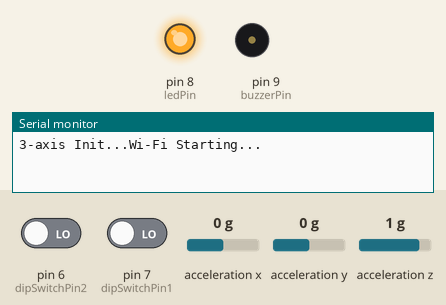
Bench run of a sketch on a simulated Arduino Uno, built with avr-gcc and run on an emulated ATmega328P. On the bench: output pins drawn as LEDs (lit = HIGH), buzzer (waves = sounding, pin HIGH), the last lines printed to the serial monitor. Wiring (inferred from the names in the program): ADXL345 accelerometer at I2C address 0x53. The test bench sets the inputs (shaded band); at power-on: pin 6 (dipSwitchPin2) LOW, pin 7 (dipSwitchPin1) LOW, acceleration x 0 g, acceleration y 0 g, acceleration z 1 g. Random numbers use the default seed unless the sketch sets one; the modem accepts every AT command (registered, SIM ready, sends succeed) and sends nothing else.

Above: at 1.2 s.
1.3 s: pin 6 (dipSwitchPin2) driven HIGH and pin 7 (dipSwitchPin1) driven HIGH
At 11.4 s:
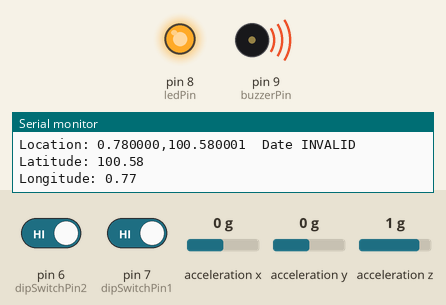
Timing chart, 0 to 12.9 s (numbered marks = the images above; inputs shaded):
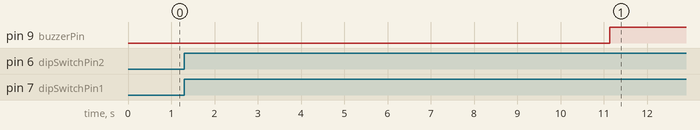

The sketch:

mainProgram.ino
```cpp
#include <SoftwareSerial.h>
#include <TinyGPS++.h>  // for GPS module
#include <Wire.h>  // for 3-axis sensor
//#include <SD.h>  // for SD card

//File myFile;
//int CS = 10;  // CS PIN for SD card

#define DEBUG true
#define DEVICE (0x53) // Device address as specified in data sheet


// ThingSpeak API key (Write)
String apiKey = "<<WRITE_API_KEY_HERE>>"; // ********************** CHANGE THIS **************************


// Create TinyGPS++ object
TinyGPSPlus gps;

static const int GPSRXPin = 4, GPSTXPin = 5;// We make pin 4 as RX & pin 5 as TX for the GPS module
static const uint32_t GPSBaud = 9600;

SoftwareSerial ss(GPSRXPin, GPSTXPin);


// WiFi Module
SoftwareSerial ESP01(2, 3); // RX, TX

// LED pin
int ledPin = 8;

// Buzzer pin
int buzzerPin = 9;

// DIP Switch Pin
int dipSwitchPin1 = 7;
int dipSwitchPin2 = 6;

// 3-axis Sensor
byte _buff[6];

char POWER_CTL = 0x2D;  //Power Control Register
char DATA_FORMAT = 0x31;
char DATAX0 = 0x32; //X-Axis Data 0
char DATAX1 = 0x33; //X-Axis Data 1
char DATAY0 = 0x34; //Y-Axis Data 0
char DATAY1 = 0x35; //Y-Axis Data 1
char DATAZ0 = 0x36; //Z-Axis Data 0
char DATAZ1 = 0x37; //Z-Axis Data 1


 void setup() {
   pinMode(buzzerPin, OUTPUT); // Buzzer
   pinMode(ledPin, OUTPUT); // LED
//   pinMode(CS, OUTPUT); // SD CARD
   pinMode(dipSwitchPin1, INPUT);  // DIP Switch (1)
   pinMode(dipSwitchPin2, INPUT);  // DIP Switch (2)
   // 3-axis sensor
   Wire.begin();        // join i2c bus (address optional for master)
   Serial.begin(57600);
   Serial.print("3-axis Init...");

   //Put the ADXL345 into +/- 4G range by writing the value 0x01 to the DATA_FORMAT register.
   writeTo(DATA_FORMAT, 0x01);

   //Put the ADXL345 into Measurement Mode by writing 0x08 to the POWER_CTL register.
   writeTo(POWER_CTL, 0x08);

   // GPS module
    Serial.begin(19200);
    ss.begin(GPSBaud);


   // WiFi
   Serial.begin(19200);
   while (!Serial) {
   }
   Serial.println("Wi-Fi Starting...");

   ESP01.begin(9600);

   // SD Card
//   Serial.begin(19200);
//   if(!SD.begin(CS)){ //Starting SD card
//    Serial.println("Failed to start SD Card...");
//   }

   // LED
   digitalWrite(ledPin, HIGH);

//   myFile = SD.open("log.txt", FILE_WRITE);
 }


//===============================================
//               MAIN PROGRAM LOOP
//===============================================

 void loop() {
  //============================
  //  START OF ACTUAL PROGRAM
  //============================

// WIFIIIIIIIIIIIIIIIIIIIIIIIIII
   // Reset ESP8266, put it into mode 1 i.e. STA only, make it join hotspot / AP,
   // establish single connection
   Serial.println();
   sendData("AT+RST\r\n",2000,DEBUG);
   sendData("AT+CWMODE=1\r\n",2000,DEBUG);
   sendData("AT+CWJAP=\"<<SSID_HERE>>\",\"<<PASSWORD_HERE>>\"\r\n",4000,DEBUG);
    // ****************************************************************** Change these!
   sendData("AT+CIPMUX=0\r\n",2000,DEBUG);
   Serial.println("hi");


////   // Issue AT commands from serial monitor, to test ESP01:
//   if (Serial.available()) {
//     // UNO receives AT commands from hardware serial/PC, and sends to software serial/ESP01.
//     ESP01.write(Serial.read());
//   }
////
//   if (ESP01.available()) {
////     // UNO receives responses from software serial/ESP01, and sends to hardware serial/PC.
//     Serial.write(ESP01.read());

//=========================================== MAIN PART

   if (digitalRead(dipSwitchPin1) == 1){
//     if(!myFile){
//       Serial.println("Opening File");
//       myFile = SD.open("log.txt", FILE_WRITE);
//     }
     int itemid = 1;
     Serial.println("Item: " + itemid);
     int x = readAccelX(); // read the x tilt
     int y = readAccelY(); // read the y tilt
     Serial.println("The value of the x tilt is: " + String(x));
     Serial.println("The value fo the x tilt is: " + String(y));
     delay(1000);
     double longVal = displayFakeInfoLong();
     double latVal = displayFakeInfoLat();
     Serial.println("Latitude: "+String(latVal));
     Serial.println("Longitude: "+String(longVal));
     if(longVal>1.31115 || latVal>103.77910 || longVal <1.30969 || latVal <103.77796){
      digitalWrite(buzzerPin, HIGH);
     } else {
      digitalWrite(buzzerPin, LOW);
     }
//     time_t t = now();
//     String logging =" ItemID: "+ String(itemid)+" Longitude: "+ String(longVal)+" Latitude: "+ String(latVal)+ " X-Tilt: "+ String(x)+" Y-Tilt: "+ String(y);
//     delay(1000);
//     if(myFile){
//       Serial.println("Writing to SD Card");
//       myFile.println("Longitude: "+ String(longVal)+" Latitude: "+ String(latVal));
//       myFile.close();
//     }
          // Make TCP connection
      String cmd = "AT+CIPSTART=\"TCP\",\"";
      cmd += "184.106.153.149"; // Thingspeak.com's IP address
      // ****************************************************************** Change this!
      cmd += "\",80\r\n";
      sendData(cmd,2000,DEBUG);

      // Prepare GET string
      String getStr = "GET /update?api_key=";
      getStr += apiKey;
      getStr +="&field1=";
      getStr += longVal;
      getStr +="&field2=";
      getStr += latVal;
      getStr += "\r\n";

      // Send data length & GET string
      ESP01.print("AT+CIPSEND=");
      ESP01.println (getStr.length());
      Serial.print("AT+CIPSEND=");
      Serial.println (getStr.length());
      delay(500);
      if( ESP01.find( ">" ) )
      {
        Serial.print(">");
        sendData(getStr,2000,DEBUG);
      }
    //
    //  // Close connection, wait a while before repeating...
      sendData("AT+CIPCLOSE",16000,DEBUG); // thingspeak needs 15 sec delay between updates
   } else if(digitalRead(dipSwitchPin2) == 1){
//       if(!myFile){
//         myFile = SD.open("log.txt", FILE_WRITE);
//       }
       int itemid = 2;
       int x = readAccelX(); // read the x tilt
       int y = readAccelY(); // read the y tilt
       Serial.println("The value of the x tilt is: " + String(x));
       Serial.println("The value fo the x tilt is: " + String(y));
       delay(2000);
//       double longVal = displayFakeInfoLong();
//       double latVal = displayFakeInfoLat();
       double longVal = 1.310;
       double latVal = 103.778;
       Serial.println("Latitude: "+String(latVal));
       Serial.println("Longitude: "+String(longVal));
       if(longVal>1.31115 || latVal>103.77910 || longVal <1.30969 || latVal <103.77796){
        digitalWrite(buzzerPin, HIGH);
       } else {
        digitalWrite(buzzerPin, LOW);
       }
//       String logging = " ItemID: "+ String(itemid)+" Longitude: "+ String(longVal)+" Latitude: "+ String(latVal)+ " X-Tilt: "+ String(x)+" Y-Tilt: "+ String(y);
//       delay(1000);
//       if(myFile){
//         Serial.println("Writing to SD Card");
//         myFile.println(logging);
//         myFile.close();
//       }
          // Make TCP connection
      String cmd = "AT+CIPSTART=\"TCP\",\"";
      cmd += "184.106.153.149"; // Thingspeak.com's IP address
      // ****************************************************************** Change this!
      cmd += "\",80\r\n";
      sendData(cmd,2000,DEBUG);

      // Prepare GET string
      String getStr = "GET /update?api_key=";
      getStr += apiKey;
      getStr +="&field1=";
      getStr += longVal;
      getStr +="&field2=";
      getStr += latVal;
      getStr += "\r\n";

      // Send data length & GET string
      ESP01.print("AT+CIPSEND=");
      ESP01.println (getStr.length());
      Serial.print("AT+CIPSEND=");
      Serial.println (getStr.length());
      delay(500);
      if( ESP01.find( ">" ) )
      {
        Serial.print(">");
        sendData(getStr,2000,DEBUG);
      }
    //
    //  // Close connection, wait a while before repeating...
      sendData("AT+CIPCLOSE",16000,DEBUG); // thingspeak needs 15 sec delay between updates
   } else {
      digitalWrite(buzzerPin, LOW);
   }


  //============================
  //  END OF ACTUAL PROGRAM
  //============================

   // Reset ESP8266, put it into mode 1 i.e. STA only, make it join hotspot / AP,
   // establish single connection
//   Serial.println();
//   sendData("AT+RST\r\n",2000,DEBUG);
//   sendData("AT+CWMODE=1\r\n",2000,DEBUG);
//   sendData("AT+CWJAP=\"<<SSID_HERE>>\",\"<<PASSWORD_HERE>>\"\r\n",4000,DEBUG);
//   // **********************   Change these!   ************************
//   sendData("AT+CIPMUX=0\r\n",2000,DEBUG);
//   Serial.println("hi");


//   // Issue AT commands from serial monitor, to test ESP01:
//   if (Serial.available()) {
//     // UNO receives AT commands from hardware serial/PC, and sends to software serial/ESP01.
//     ESP01.write(Serial.read());
//   }
//
//   if (ESP01.available()) {
//     // UNO receives responses from software serial/ESP01, and sends to hardware serial/PC.
//     Serial.write(ESP01.read());


  // Make TCP connection
//  String cmd = "AT+CIPSTART=\"TCP\",\"";
//  cmd += "184.106.153.149"; // Thingspeak.com's IP address
//  // ****************************************************************** Change this!
//  cmd += "\",80\r\n";
//  sendData(cmd,2000,DEBUG);

  // Prepare GET string
//  String getStr = "GET /update?api_key=";
//  getStr += apiKey;
//  getStr +="&field1=";
//  getStr += longVal;
//  getStr +="&field2=";
//  getStr += latVal;
//  getStr += "\r\n";
//
//  // Send data length & GET string
//  ESP01.print("AT+CIPSEND=");
//  ESP01.println (getStr.length());
//  Serial.print("AT+CIPSEND=");
//  Serial.println (getStr.length());
//  delay(500);
//  if( ESP01.find( ">" ) )
//  {
//    Serial.print(">");
//    sendData(getStr,2000,DEBUG);
//  }
//
//  // Close connection, wait a while before repeating...
//  sendData("AT+CIPCLOSE",16000,DEBUG); // thingspeak needs 15 sec delay between updates


}


//===========================================
//         END OF MAIN PROGRAM LOOP
//===========================================

String sendData(String command, const int timeout, boolean debug)
{
    String response = "";
    ESP01.print(command);
    long int time = millis();

    while( (time+timeout) > millis())
    {
      while(ESP01.available())
      {
        // "Construct" response from ESP01 as follows
         // - this is to be displayed on Serial Monitor.
        char c = ESP01.read(); // read the next character.
        response+=c;
      }
    }

    if(debug)
    {
      Serial.print(response);
    }

    return (response);
}


  // For 3-axis sensor
  int readAccelX() {
    uint8_t howManyBytesToRead = 6;
    readFrom( DATAX0, howManyBytesToRead, _buff); //read the acceleration data from the ADXL345

    // each axis reading comes in 10 bit resolution, ie 2 bytes.  Least Significat Byte first!!
    // thus we are converting both bytes in to one int
    int x = (((int)_buff[1]) << 8) | _buff[0];
    int y = (((int)_buff[3]) << 8) | _buff[2];
    int z = (((int)_buff[5]) << 8) | _buff[4];

    return x;
  }


  int readAccelY() {
    uint8_t howManyBytesToRead = 6;
    readFrom( DATAX0, howManyBytesToRead, _buff); //read the acceleration data from the ADXL345

    // each axis reading comes in 10 bit resolution, ie 2 bytes.  Least Significat Byte first!!
    // thus we are converting both bytes in to one int
    int x = (((int)_buff[1]) << 8) | _buff[0];
    int y = (((int)_buff[3]) << 8) | _buff[2];
    int z = (((int)_buff[5]) << 8) | _buff[4];
    Serial.print("x: ");
    Serial.print( x );
    Serial.print(" y: ");
    Serial.print( y );
    Serial.print(" z: ");
    Serial.println( z );

    return y;
  }


  void writeTo(byte address, byte val) {
    Wire.beginTransmission(DEVICE); // start transmission to device
    Wire.write(address);             // send register address
    Wire.write(val);                 // send value to write
    Wire.endTransmission();         // end transmission
  }


  // Reads num bytes starting from address register on device in to _buff array
  void readFrom(byte address, int num, byte _buff[]) {
    Wire.beginTransmission(DEVICE); // start transmission to device
    Wire.write(address);             // sends address to read from
    Wire.endTransmission();         // end transmission

    Wire.beginTransmission(DEVICE); // start transmission to device
    Wire.requestFrom(DEVICE, num);    // request 6 bytes from device

    int i = 0;
    while(Wire.available())         // device may send less than requested (abnormal)
    {
      _buff[i] = Wire.read();    // receive a byte
      i++;
    }
    Wire.endTransmission();         // end transmission
  }


  // For GPS module
  void displayInfo()
  {
    Serial.print(F("Location: "));
    if (gps.location.isValid())
    {
      Serial.print(gps.location.lat(), 6);
      Serial.print(F(","));
      Serial.print(gps.location.lng(), 6);
    }
    else
    {
      Serial.print(F("NO VALUES YET"));
    }

    Serial.print(F("  Date "));
    if (gps.date.isValid())
    {
      Serial.print(gps.date.month());
      Serial.print(F("/"));
      Serial.print(gps.date.day());
      Serial.print(F("/"));
      Serial.print(gps.date.year());
    }
    else
    {
      Serial.print(F("INVALID"));
    }


    Serial.println();
  }


  // Come up with fake GPS values, in case GPS does not work properly
    double displayFakeInfoLong()
  {
    Serial.print(F("Location: "));
//    if (gps.location.isValid())
//    {
//      Serial.print(gps.location.lat(), 6);
//      Serial.print(F(","));
//      Serial.print(gps.location.lng(), 6);
//    }
//    else
//    {

        double longVal = random(1, 100) / 100.0;
        double latVal = random(10000, 10100) / 100.0;
        Serial.print(longVal, 6); // Longitude
        Serial.print(F(","));
        Serial.print(latVal, 6); // Latitude

//    }

    Serial.print(F("  Date "));
    if (gps.date.isValid())
    {
      Serial.print(gps.date.month());
      Serial.print(F("/"));
      Serial.print(gps.date.day());
      Serial.print(F("/"));
      Serial.print(gps.date.year());
    }
    else
    {
      Serial.print(F("INVALID"));
    }


    Serial.println();

    return longVal;
  }


    double displayFakeInfoLat()
  {
    Serial.print(F("Location: "));
//    if (gps.location.isValid())
//    {
//      Serial.print(gps.location.lat(), 6);
//      Serial.print(F(","));
//      Serial.print(gps.location.lng(), 6);
//    }
//    else
//    {

      double longVal = random(1, 100) / 100.0;
      double latVal = random(10000, 10100) / 100.0;
      Serial.print(longVal, 6); // Longitude
      Serial.print(F(","));
      Serial.print(latVal, 6); // Latitude

//    }

    Serial.print(F("  Date "));
    if (gps.date.isValid())
    {
      Serial.print(gps.date.month());
      Serial.print(F("/"));
      Serial.print(gps.date.day());
      Serial.print(F("/"));
      Serial.print(gps.date.year());
    }
    else
    {
      Serial.print(F("INVALID"));
    }


    Serial.println();
    return latVal;
  }
```

Measured:
- after the input at 1.3 s, pin 9 (buzzerPin): LOW → HIGH after 9.8 s
